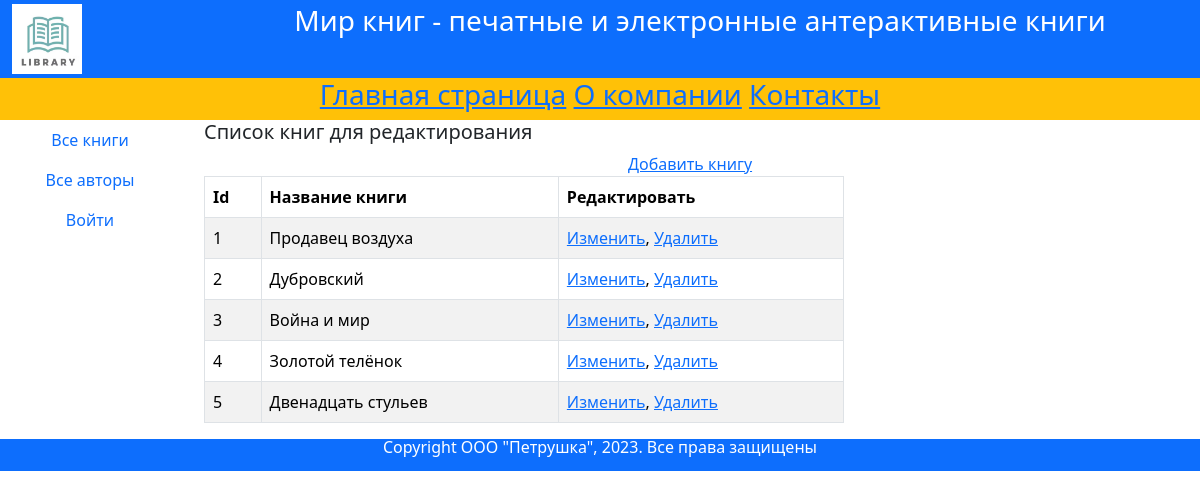
The app's page /edit_books/ with its own data.
### catalog/models.py (models this page shows, shortened)
class Book(
    models.Model):  # модель «Книги» связана связью «один ко многим» со следующими моделями:□ «Жанр книги»;□ «Язык книги»;□ «Издательство».
    title = models.CharField(max_length=200, help_text="Введите название книги", verbose_name="Название книги")
    genre = models.ForeignKey(Genre, on_delete=models.CASCADE, help_text="Выберите жанр для книги",
                              verbose_name="Жанр книги", null=True)  # по первичному ключу связано с моделью Genre.
    language = models.ForeignKey(Language, on_delete=models.CASCADE, help_text="Выберите язык книги",
                                 verbose_name="Язык книги", null=True)
    publisher = models.ForeignKey(Publisher, on_delete=models.CASCADE, help_text="Выберите издательство",
                                  verbose_name="Издательство", null=True)
    year = models.CharField(max_length=4, help_text="Введите год издания", verbose_name="Год издания")
    authors = models.ManyToManyField(Author, help_text="Выберите автора (авторов) книги",
                                     verbose_name="Автор (авторы) книги")
    summary = models.TextField(max_length=1000, help_text="Введите краткое описание книги",
                               verbose_name="Аннотация книги")
    isbn = models.CharField(max_length=13, help_text="Должно содержать 13 символов", verbose_name="ISBN книги")
    price = models.DecimalField(decimal_places=2, max_digits=7, help_text="Введите цену книги (в рублях)",
                                verbose_name="Цена (руб.)")
    photo = models.ImageField(upload_to='images', help_text="Загрузите изображение обложки",
                              verbose_name="Изображение обложки", null=True, blank=True)
    def display_author(
            self):  # Для того чтобы сформировать список авторов книги, мы добавим функцию (метод) display_author в модели данных вооk. Эта функция станетформировать строку, в которой будут представлены все авторы книги.
        return ', '.join([author.last_name for author in
                          self.authors.all()])  # В этой функции организован цикл с инструкцией for. В теле цикла выбираются все авторы, связанные с данной книгой, из них формируется список, который будет возвращен в точку вызова.
    display_author.short_description = 'Авторы'

### catalog/views.py (the view)
# urls.py: path('edit_books/',edit_books, name='edit_books'),
def edit_books(request):
    books = Book.objects.all()
    context = {'books': books}
    return render(request, "catalog/edit_books.html", context)

### templates/catalog/edit_books.html (shortened to what this page needs)
{% extends "catalog/base.html" %}
{% block content %}
<div class="row text-start lh-2">
    <h5>Список книг для редактирования</h5>
</div>
<div class="row">
    <a href="{% url 'book_create' %}">Добавить книгу</a>
    <div class="col-8">
        <table class="table table-striped table-bordered text-start">
            <thead>
                <tr>
                    <th>Id</th>
                    <th>Название книги</th>
                    <th>Редактировать</th>
                </tr>
            </thead>
            <tbody>
                {% if books %}
                    {% for book in books %}
                        <tr>
                            <td>{{ book.id }}</td>
                            <td>{{ book.title }}</td>
                            <td>
                                <a href="/book/update/{{ book.id }}">Изменить</a>,
                                <a href="/book/delete/{{ book.id }}">Удалить</a>
                            </td>
                        </tr>
                    {% endfor %}
                {% else %}
                    <tr>
                        <td colspan="3">В базе данных нет книг</td>
                    </tr>
                {% endif %}
            </tbody>
        </table>
    </div>
    <div class="col-2"></div>
</div>
{% endblock %}

### records on screen
Book: id "1", title "Продавец воздуха"
Book: id "2", title "Дубровский"
Book: id "3", title "Война и мир"
Book: id "4", title "Золотой телёнок"
Book: id "5", title "Двенадцать стульев"
